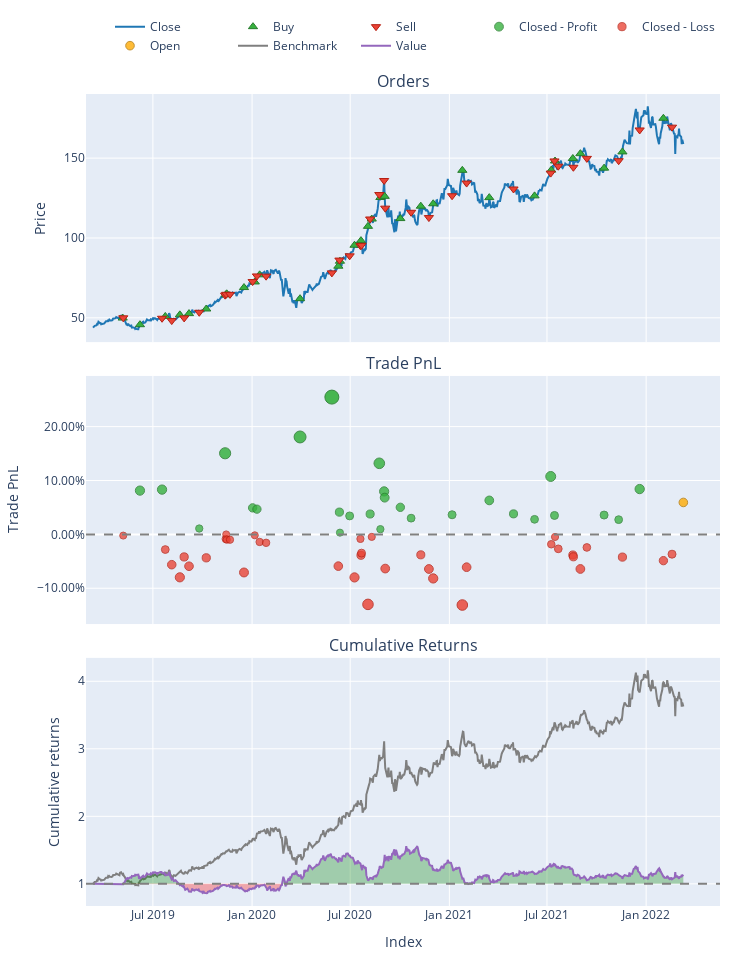

Here is the notebook cell this chart was saved with:
### Code cell
port2 = vbt.Portfolio.from_signals(df2.Open, #Close or Open but Open is faster
                                  direction='both',
                                  entries = signal_vectorbt2.TS_Entries,
                                  exits = signal_vectorbt2.TS_Exits,
                                  freq = 'D',
                                  init_cash = 100000,
                                  fees = 0.0025,
                                  slippage = 0.0025,
                                  sl_trail = 0.20)    # sl_stop, tp_stop, sl_trail
port2.plot().show()

### Figure 1 — Plotly figure (JSON) as saved in the notebook; plotly's stock layout.template omitted (floating-point values rounded to 4 significant figures; data arrays with more than 128 entries replaced by an {"elided": "..."} marker saying what was removed)
{"data": [{"legendgroup": "0", "line": {"color": "#1f77b4"}, "name": "Close", "showlegend": true, "type": "scatter", "uid": "7b33881f-5fba-4547-8b8c-94bb624338ba", "x": {"elided": "758 str values"}, "xaxis": "x", "y": {"elided": "758 float values"}, "yaxis": "y"}, {"customdata": [[0, 2001.0, 249.4], [2, 4346.0, 496.4], [4, 4569.0, 581.1], [6, 4112.0, 533.1], [8, 3573.0, 470.2], [10, 3222.0, 447.3], [12, 3056.0, 492.1], [14, 3001.0, 488.0], [16, 2775.0, 478.4], [18, 2575.0, 466.5], [20, 2535.0, 487.5], [22, 3053.0, 473.1], [24, 3402.0, 700.4], [26, 3213.0, 686.4], [28, 2984.0, 712.1], [30, 2643.0, 649.9], [32, 2248.0, 603.0], [34, 1948.0, 544.7], [36, 1958.0, 613.5], [38, 2122.0, 668.7], [40, 2386.0, 669.0], [42, 2414.0, 723.6], [44, 2146.0, 651.6], [46, 1742.0, 620.2], [48, 1617.0, 506.3], [50, 1768.0, 558.6], [52, 1784.0, 635.7], [54, 1743.0, 645.9], [56, 1671.0, 625.6], [58, 1510.0, 576.8], [60, 1466.0, 526.8], [62, 1457.0, 560.5], [64, 1331.0, 582.0]], "hovertemplate": "Order Id: %{customdata[0]}<br>Timestamp: %{x}<br>Price: %{y}<br>Size: %{customdata[1]:.6f}<br>Fees: %{customdata[2]:.6f}", "legendgroup": "1", "marker": {"color": "#37B13F", "line": {"color": "rgb(38,123,44)", "width": 1}, "size": 8, "symbol": "triangle-up"}, "mode": "markers", "name": "Buy", "type": "scatter", "uid": "8d5bb08a-8583-4d6d-a66e-9dd9b6e7e0d4", "x": ["2019-05-06T00:00:00", "2019-06-07T00:00:00", "2019-07-24T00:00:00", "2019-08-20T00:00:00", "2019-09-06T00:00:00", "2019-10-08T00:00:00", "2019-11-13T00:00:00", "2019-11-15T00:00:00", "2019-12-17T00:00:00", "2020-01-06T00:00:00", "2020-01-15T00:00:00", "2020-03-30T00:00:00", "2020-06-09T00:00:00", "2020-06-12T00:00:00", "2020-07-09T00:00:00", "2020-07-21T00:00:00", "2020-08-03T00:00:00", "2020-08-10T00:00:00", "2020-08-26T00:00:00", "2020-09-03T00:00:00", "2020-10-02T00:00:00", "2020-11-09T00:00:00", "2020-12-02T00:00:00", "2021-01-25T00:00:00", "2021-03-16T00:00:00", "2021-06-08T00:00:00", "2021-07-09T00:00:00", "2021-07-16T00:00:00", "2021-08-18T00:00:00", "2021-09-01T00:00:00", "2021-10-15T00:00:00", "2021-11-18T00:00:00", "2022-02-02T00:00:00"], "xaxis": "x", "y": [49.85, 45.69, 50.87, 51.86, 52.64, 55.53, 64.41, 65.03, 68.95, 72.46, 76.92, 61.99, 82.34, 85.46, 95.45, 98.34, 107.3, 111.9, 125.3, 126.1, 112.1, 119.9, 121.4, 142.4, 125.3, 126.4, 142.5, 148.2, 149.8, 152.8, 143.7, 153.9, 175.0], "yaxis": "y"}, {"customdata": [[1, 3992.0, 498.9], [3, 4698.0, 584.0], [5, 4441.0, 535.8], [7, 3785.0, 472.6], [9, 3363.0, 449.5], [11, 3082.0, 494.6], [13, 3031.0, 490.4], [15, 2972.0, 480.8], [17, 2580.0, 468.9], [19, 2571.0, 489.9], [21, 2500.0, 475.5], [23, 3603.0, 703.9], [25, 3203.0, 689.8], [27, 3223.0, 715.7], [29, 2746.0, 653.1], [31, 2541.0, 606.1], [33, 1957.0, 547.4], [35, 1939.0, 616.6], [37, 1977.0, 672.1], [39, 2266.0, 672.3], [41, 2506.0, 727.2], [43, 2322.0, 654.8], [45, 1971.0, 623.3], [47, 1515.0, 508.8], [49, 1718.0, 561.4], [51, 1817.0, 638.9], [53, 1752.0, 649.1], [55, 1735.0, 628.8], [57, 1607.0, 579.7], [59, 1413.0, 529.5], [61, 1518.0, 563.4], [63, 1396.0, 584.9], [65, 1266.0, 536.1]], "hovertemplate": "Order Id: %{customdata[0]}<br>Timestamp: %{x}<br>Price: %{y}<br>Size: %{customdata[1]:.6f}<br>Fees: %{customdata[2]:.6f}", "legendgroup": "2", "marker": {"color": "#EA4335", "line": {"color": "rgb(181,31,18)", "width": 1}, "size": 8, "symbol": "triangle-down"}, "mode": "markers", "name": "Sell", "type": "scatter", "uid": "dfed69ee-0341-4e22-879c-3417ac84fe2c", "x": ["2019-05-07T00:00:00", "2019-07-18T00:00:00", "2019-08-05T00:00:00", "2019-08-28T00:00:00", "2019-09-25T00:00:00", "2019-11-12T00:00:00", "2019-11-14T00:00:00", "2019-11-21T00:00:00", "2020-01-02T00:00:00", "2020-01-10T00:00:00", "2020-01-27T00:00:00", "2020-05-28T00:00:00", "2020-06-11T00:00:00", "2020-06-30T00:00:00", "2020-07-20T00:00:00", "2020-07-22T00:00:00", "2020-08-07T00:00:00", "2020-08-24T00:00:00", "2020-09-02T00:00:00", "2020-09-04T00:00:00", "2020-10-22T00:00:00", "2020-11-24T00:00:00", "2021-01-06T00:00:00", "2021-02-02T00:00:00", "2021-04-30T00:00:00", "2021-07-08T00:00:00", "2021-07-15T00:00:00", "2021-07-22T00:00:00", "2021-08-19T00:00:00", "2021-09-13T00:00:00", "2021-11-11T00:00:00", "2021-12-20T00:00:00", "2022-02-18T00:00:00"], "xaxis": "x", "y": [49.99, 49.73, 48.26, 49.94, 53.47, 64.19, 64.73, 64.71, 72.7, 76.23, 76.09, 78.13, 86.16, 88.82, 95.13, 95.4, 111.9, 127.2, 136.0, 118.7, 116.1, 112.8, 126.5, 134.4, 130.7, 140.6, 148.2, 145.0, 144.3, 149.8, 148.4, 167.6, 169.4], "yaxis": "y"}, {"customdata": [[1, 1, 8087.0, 0.08125], [2, 2, 8941.0, 0.0831], [8, 8, 966.2, 0.01089], [10, 10, 12910.0, 0.1505], [16, 16, 4387.0, 0.04921], [18, 18, 4371.0, 0.04681], [21, 21, 17150.0, 0.1808], [22, 22, 28530.0, 0.2548], [24, 24, 5463.0, 0.04133], [25, 25, 442.3, 0.003214], [26, 26, 4729.0, 0.03425], [32, 32, 3979.0, 0.03781], [34, 34, 14340.0, 0.1319], [35, 35, 1191.0, 0.009684], [36, 36, 9908.0, 0.07978], [37, 37, 9142.0, 0.06818], [39, 39, 6737.0, 0.05022], [40, 40, 4242.0, 0.03012], [44, 44, 4366.0, 0.03639], [47, 47, 6399.0, 0.06303], [48, 48, 4104.0, 0.03803], [49, 49, 3128.0, 0.02793], [50, 50, 12370.0, 0.1075], [52, 52, 4398.0, 0.03515], [59, 59, 3788.0, 0.03586], [60, 60, 2993.0, 0.02736], [62, 62, 9055.0, 0.08411]], "hovertemplate": "Exit Trade Id: %{customdata[0]}<br>Position Id: %{customdata[1]}<br>Exit Timestamp: %{x}<br>PnL: %{customdata[2]:.6f}<br>Return: %{customdata[3]:.2%}", "legendgroup": "3", "marker": {"color": "#37B13F", "line": {"color": "rgb(38,123,44)", "width": 1}, "opacity": [0.7978, 0.7989, 0.7564, 0.8386, 0.779, 0.7776, 0.8564, 0.9, 0.7743, 0.7519, 0.7702, 0.7723, 0.8277, 0.7557, 0.797, 0.7901, 0.7796, 0.7677, 0.7714, 0.7871, 0.7724, 0.7664, 0.8133, 0.7707, 0.7711, 0.7661, 0.7995], "size": [9.232, 9.283, 7.299, 11.14, 8.352, 8.286, 11.97, 14, 8.135, 7.088, 7.941, 8.038, 10.62, 7.266, 9.191, 8.873, 8.379, 7.827, 7.999, 8.731, 8.044, 7.767, 9.952, 7.965, 7.985, 7.751, 9.31], "symbol": "circle"}, "mode": "markers", "name": "Closed - Profit", "type": "scatter", "uid": "b00e1fad-6171-4067-b814-eb6152003cc3", "x": ["2019-06-07T00:00:00", "2019-07-18T00:00:00", "2019-09-25T00:00:00", "2019-11-12T00:00:00", "2020-01-02T00:00:00", "2020-01-10T00:00:00", "2020-03-30T00:00:00", "2020-05-28T00:00:00", "2020-06-11T00:00:00", "2020-06-12T00:00:00", "2020-06-30T00:00:00", "2020-08-07T00:00:00", "2020-08-24T00:00:00", "2020-08-26T00:00:00", "2020-09-02T00:00:00", "2020-09-03T00:00:00", "2020-10-02T00:00:00", "2020-10-22T00:00:00", "2021-01-06T00:00:00", "2021-03-16T00:00:00", "2021-04-30T00:00:00", "2021-06-08T00:00:00", "2021-07-08T00:00:00", "2021-07-15T00:00:00", "2021-10-15T00:00:00", "2021-11-11T00:00:00", "2021-12-20T00:00:00"], "xaxis": "x2", "y": [0.08125, 0.0831, 0.01089, 0.1505, 0.04921, 0.04681, 0.1808, 0.2548, 0.04133, 0.003214, 0.03425, 0.03781, 0.1319, 0.009684, 0.07978, 0.06818, 0.05022, 0.03012, 0.03639, 0.06303, 0.03803, 0.02793, 0.1075, 0.03515, 0.03586, 0.02736, 0.08411], "yaxis": "y2"}, {"customdata": {"elided": "38x4 float values"}, "hovertemplate": "Exit Trade Id: %{customdata[0]}<br>Position Id: %{customdata[1]}<br>Exit Timestamp: %{x}<br>PnL: %{customdata[2]:.6f}<br>Return: %{customdata[3]:.2%}", "legendgroup": "4", "marker": {"color": "#EA4335", "line": {"color": "rgb(181,31,18)", "width": 1}, "opacity": [0.7513, 0.7666, 0.7831, 0.7969, 0.7747, 0.7848, 0.7756, 0.7549, 0.75, 0.7557, 0.7558, 0.7916, 0.751, 0.7583, 0.7592, 0.7847, 0.797, 0.7549, 0.7728, 0.7705, 0.8265, 0.7527, 0.7874, 0.7723, 0.7878, 0.7981, 0.8272, 0.7858, 0.7608, 0.7528, 0.7658, 0.7725, 0.7745, 0.7878, 0.7643, 0.7748, 0.7787, 0.7716], "size": [7.061, 7.773, 8.545, 9.189, 8.15, 8.624, 8.196, 7.231, 7, 7.268, 7.273, 8.942, 7.046, 7.386, 7.43, 8.618, 9.195, 7.23, 8.066, 7.956, 10.57, 7.127, 8.743, 8.043, 8.765, 9.246, 10.6, 8.673, 7.504, 7.13, 7.736, 8.05, 8.142, 8.764, 7.666, 8.158, 8.339, 8.009], "symbol": "circle"}, "mode": "markers", "name": "Closed - Loss", "type": "scatter", "uid": "a949e912-10ba-4a12-90a2-5efe1158c496", "x": ["2019-05-07T00:00:00", "2019-07-24T00:00:00", "2019-08-05T00:00:00", "2019-08-20T00:00:00", "2019-08-28T00:00:00", "2019-09-06T00:00:00", "2019-10-08T00:00:00", "2019-11-13T00:00:00", "2019-11-14T00:00:00", "2019-11-15T00:00:00", "2019-11-21T00:00:00", "2019-12-17T00:00:00", "2020-01-06T00:00:00", "2020-01-15T00:00:00", "2020-01-27T00:00:00", "2020-06-09T00:00:00", "2020-07-09T00:00:00", "2020-07-20T00:00:00", "2020-07-21T00:00:00", "2020-07-22T00:00:00", "2020-08-03T00:00:00", "2020-08-10T00:00:00", "2020-09-04T00:00:00", "2020-11-09T00:00:00", "2020-11-24T00:00:00", "2020-12-02T00:00:00", "2021-01-25T00:00:00", "2021-02-02T00:00:00", "2021-07-09T00:00:00", "2021-07-16T00:00:00", "2021-07-22T00:00:00", "2021-08-18T00:00:00", "2021-08-19T00:00:00", "2021-09-01T00:00:00", "2021-09-13T00:00:00", "2021-11-18T00:00:00", "2022-02-02T00:00:00", "2022-02-18T00:00:00"], "xaxis": "x2", "y": [-0.00225, -0.02815, -0.05624, -0.0797, -0.04189, -0.05914, -0.04354, -0.008407, -1.675e-05, -0.009758, -0.009937, -0.0707, -0.001693, -0.01408, -0.01567, -0.05891, -0.07989, -0.008377, -0.03881, -0.0348, -0.1299, -0.00464, -0.06347, -0.03797, -0.06426, -0.08176, -0.1311, -0.0609, -0.01835, -0.004759, -0.02682, -0.03822, -0.04158, -0.06421, -0.02426, -0.04215, -0.04876, -0.03675], "yaxis": "y2"}, {"customdata": [[65, 65, 6340.0, 0.05928]], "hovertemplate": "Exit Trade Id: %{customdata[0]}<br>Position Id: %{customdata[1]}<br>Exit Timestamp: %{x}<br>PnL: %{customdata[2]:.6f}<br>Return: %{customdata[3]:.2%}", "legendgroup": "5", "marker": {"color": "#FFAA00", "line": {"color": "rgb(178,118,0)", "width": 1}, "opacity": [0.7849], "size": [8.628], "symbol": "circle"}, "mode": "markers", "name": "Open", "type": "scatter", "uid": "e7f9d4ff-9f6c-47c6-b765-b30bbf4034bc", "x": ["2022-03-11T00:00:00"], "xaxis": "x2", "y": [0.05928], "yaxis": "y2"}, {"legendgroup": "6", "line": {"color": "#7f7f7f"}, "name": "Benchmark", "showlegend": true, "type": "scatter", "uid": "3f9a70d0-3e5f-4c99-8b52-f1be1fd42502", "x": {"elided": "758 str values"}, "xaxis": "x3", "y": {"elided": "758 float values"}, "yaxis": "y3"}, {"hoverinfo": "skip", "legendgroup": "7", "line": {"color": "rgba(0, 0, 0, 0)", "width": 0}, "opacity": 0, "showlegend": false, "type": "scatter", "uid": "ef79dd22-9888-4b9d-8bf2-81d10f8f5213", "x": {"elided": "758 str values"}, "xaxis": "x3", "y": {"elided": "758 int values"}, "yaxis": "y3"}, {"connectgaps": false, "fill": "tonexty", "fillcolor": "rgba(0, 128, 0, 0.3)", "hoverinfo": "skip", "legendgroup": "7", "line": {"color": "rgba(0, 0, 0, 0)", "width": 0}, "opacity": 0, "showlegend": false, "type": "scatter", "uid": "1eb4a9af-8f2c-47c2-abd0-7709b44169be", "x": {"elided": "758 str values"}, "xaxis": "x3", "y": {"elided": "758 float values"}, "yaxis": "y3"}, {"hoverinfo": "skip", "legendgroup": "7", "line": {"color": "rgba(0, 0, 0, 0)", "width": 0}, "opacity": 0, "showlegend": false, "type": "scatter", "uid": "39100dc0-0c7c-4335-a326-0aadcbd48762", "x": {"elided": "758 str values"}, "xaxis": "x3", "y": {"elided": "758 int values"}, "yaxis": "y3"}, {"connectgaps": false, "fill": "tonexty", "fillcolor": "rgba(255, 0, 0, 0.3)", "hoverinfo": "skip", "legendgroup": "7", "line": {"color": "rgba(0, 0, 0, 0)", "width": 0}, "opacity": 0, "showlegend": false, "type": "scatter", "uid": "1d793c88-9bfa-4e65-8240-3d3abe0f0589", "x": {"elided": "758 str values"}, "xaxis": "x3", "y": {"elided": "758 float values"}, "yaxis": "y3"}, {"legendgroup": "8", "line": {"color": "#9467bd"}, "name": "Value", "showlegend": true, "type": "scatter", "uid": "2c6f071c-2e61-46f1-a822-787038c91b23", "x": {"elided": "758 str values"}, "xaxis": "x3", "y": {"elided": "758 float values"}, "yaxis": "y3"}, {"hoverinfo": "skip", "legendgroup": "7", "line": {"color": "rgba(0, 0, 0, 0)", "width": 0}, "opacity": 0, "showlegend": false, "type": "scatter", "uid": "9b145139-9692-409a-9be8-3573202e8cdb", "x": {"elided": "758 str values"}, "xaxis": "x3", "y": {"elided": "758 int values"}, "yaxis": "y3"}], "layout": {"annotations": [{"font": {"size": 16}, "showarrow": false, "text": "Orders", "x": 0.5, "xanchor": "center", "xref": "paper", "y": 1, "yanchor": "bottom", "yref": "paper"}, {"font": {"size": 16}, "showarrow": false, "text": "Trade PnL", "x": 0.5, "xanchor": "center", "xref": "paper", "y": 0.6528, "yanchor": "bottom", "yref": "paper"}, {"font": {"size": 16}, "showarrow": false, "text": "Cumulative Returns", "x": 0.5, "xanchor": "center", "xref": "paper", "y": 0.3056, "yanchor": "bottom", "yref": "paper"}], "height": 960, "legend": {"orientation": "h", "traceorder": "normal", "x": 1, "xanchor": "right", "y": 1.042, "yanchor": "bottom"}, "margin": {"b": 30, "l": 30, "r": 30, "t": 30}, "shapes": [{"line": {"color": "gray", "dash": "dash"}, "type": "line", "x0": 0, "x1": 1, "xref": "paper", "y0": 0, "y1": 0, "yref": "y2"}, {"line": {"color": "gray", "dash": "dash"}, "type": "line", "x0": 0, "x1": 1, "xref": "paper", "y0": 1, "y1": 1, "yref": "y3"}], "showlegend": true, "width": 750, "xaxis": {"anchor": "y", "domain": [0, 1], "matches": "x3", "showticklabels": false}, "xaxis2": {"anchor": "y2", "domain": [0, 1], "matches": "x3", "showticklabels": false}, "xaxis3": {"anchor": "y3", "domain": [0, 1], "title": {"text": "Index"}}, "yaxis": {"anchor": "x", "domain": [0.6944, 1], "title": {"text": "Price"}}, "yaxis2": {"anchor": "x2", "domain": [0.3472, 0.6528], "tickformat": ".2%", "title": {"text": "Trade PnL"}}, "yaxis3": {"anchor": "x3", "domain": [0, 0.3056], "title": {"text": "Cumulative returns"}}}}
